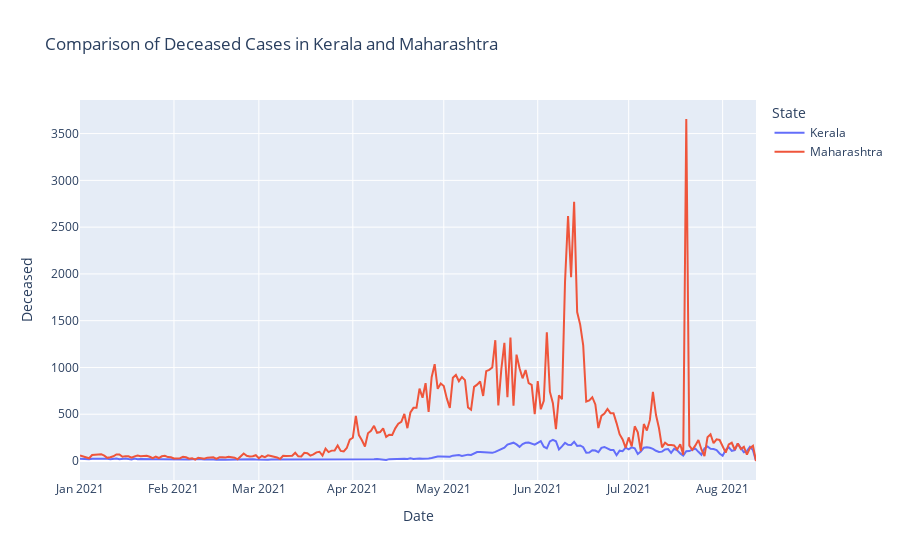

Notebook code for this chart:
### Code cell
lineState(['Kerala','Maharashtra'],'Deceased')

### Figure 1 — Plotly figure (JSON) as saved in the notebook; plotly's stock layout.template omitted (floating-point values rounded to 4 significant figures; data arrays with more than 128 entries replaced by an {"elided": "..."} marker saying what was removed)
{"data": [{"hovertemplate": "State=Kerala<br>Date=%{x}<br>Deceased=%{y}<extra></extra>", "legendgroup": "Kerala", "line": {"color": "#636efa", "dash": "solid"}, "mode": "lines", "name": "Kerala", "orientation": "v", "showlegend": true, "type": "scatter", "x": {"elided": "224 str values"}, "xaxis": "x", "y": {"elided": "224 int values"}, "yaxis": "y"}, {"hovertemplate": "State=Maharashtra<br>Date=%{x}<br>Deceased=%{y}<extra></extra>", "legendgroup": "Maharashtra", "line": {"color": "#EF553B", "dash": "solid"}, "mode": "lines", "name": "Maharashtra", "orientation": "v", "showlegend": true, "type": "scatter", "x": {"elided": "224 str values"}, "xaxis": "x", "y": {"elided": "224 int values"}, "yaxis": "y"}], "layout": {"legend": {"title": {"text": "State"}, "tracegroupgap": 0}, "title": {"text": "Comparison of Deceased Cases in Kerala and Maharashtra"}, "xaxis": {"anchor": "y", "domain": [0, 1], "title": {"text": "Date"}}, "yaxis": {"anchor": "x", "domain": [0, 1], "title": {"text": "Deceased"}}}}
